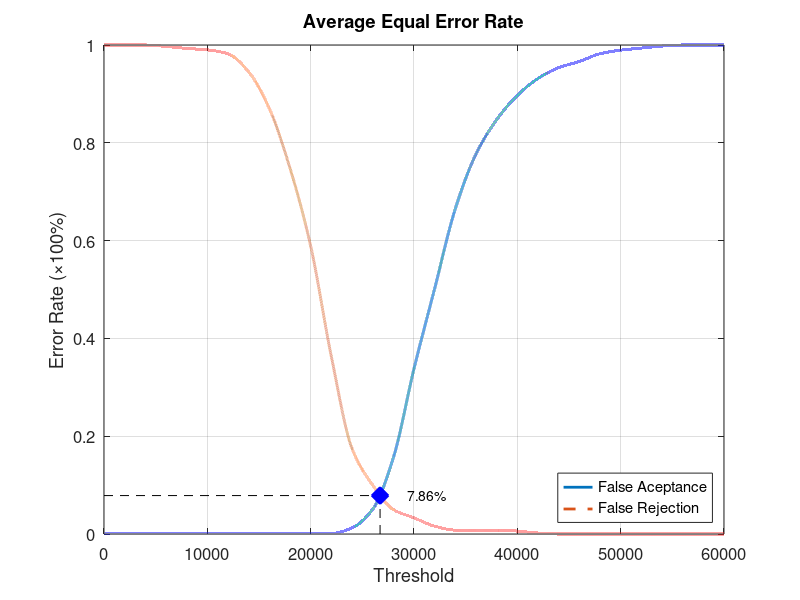
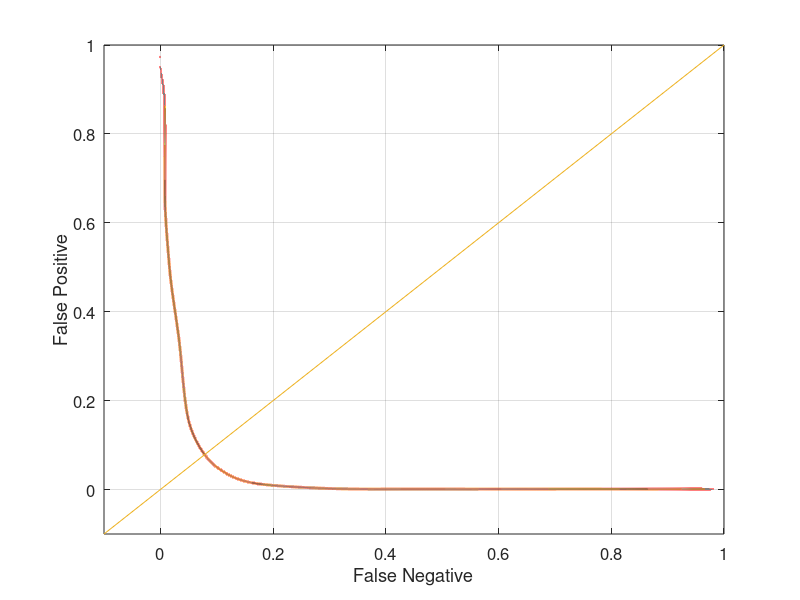

Source code (MATLAB) for these figures, in order:
function yEER = Database2Average
close all;
clear;
clc;
x = 0:2000:60000;
xq = 0:0.5:60000;

y0 = [0 0.00105263 0.00105263 0.00105263 0.00105263 0.00105263 0.00105263 0.00105263 0.00105263 0.00105263 0.00105263 0.00105263 0.0126316 0.0505263 0.155789 0.337895 0.502105 0.665263 0.776842 0.847368 0.896842 0.931579 0.953684 0.966316 0.982105 0.989474 0.993684 0.997895 1 1 1];
yy0 = interp1(x, y0, xq, 'pchip');
y1 = [1 1 1 0.997 0.993 0.99 0.982 0.945 0.87 0.748 0.589 0.363 0.175 0.1 0.05 0.033 0.016 0.008 0.008 0.008 0.006 0.002 0 0 0 0 0 0 0 0 0];
yy1 = interp1(x, y1, xq, 'pchip');

% Calculating EER: 
y2 = abs(y0 - y1);
find(y2 == min(y2))
yy2 = abs(yy0 - yy1);
xEER = find(yy2 == min(yy2));
xEERIndex = xq(xEER) % X-axis EER
yEER = yy0(xEER) % Y-axis EER

main = figure
plot(xq, yy0,'-','LineWidth', 2);	hold on
plot(xq, yy1,'--','LineWidth', 2);	hold on
plot([xEERIndex xEERIndex], [0 yEER], 'k--');	hold on
plot([0 xEERIndex], [yEER yEER], 'k--');	hold on
plot(xEERIndex, yEER, 'bx', 'LineWidth', 10);	hold on
text(xEERIndex + 10 * xEERIndex / 100, yEER, [num2str(round((10000 * yEER)) / 100) '%'])
legend('False Aceptance', 'False Rejection', 'Location', 'SouthEast')
xlabel('Threshold')
ylabel('Error Rate (\times100%)')
title('Average Equal Error Rate')
set(gca, 'FontSize', 12)
axis([0 60000 0 1])
grid on

print(main, 'Database2AverageMain', '-dpng');
FNRxFPR = figure('Color', [1 1 1]);
plot(yy1, yy0, '-', yy1, yy0, 'LineWidth', 2);
hold on
y = -0.1:0.1:1
plot(y, y); 
set(gca, 'FontSize', 12)
xlabel('False Negative')
ylabel('False Positive')
axis([-0.1 1 -0.1 1])
set(gca, 'FontSize', 12)
grid on

print(FNRxFPR, 'Database2AverageFNRxFPR','-dpng');
end
